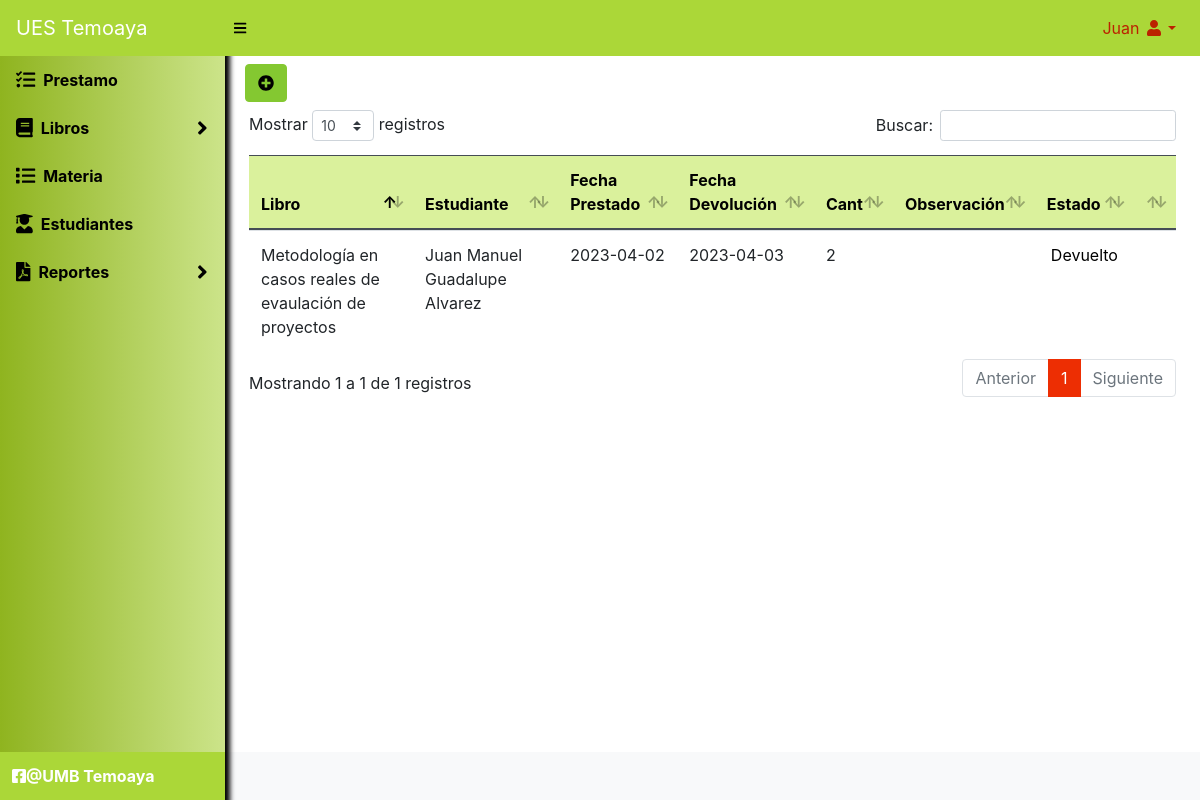
The page /biblioteca/admin/listar (signed in) on the database its author committed.
### tables this page shows
CREATE TABLE `prestamo` (
  `id` int(11) NOT NULL,
  `id_estudiante` int(11) NOT NULL,
  `id_libro` int(11) NOT NULL,
  `fecha_prestamo` date NOT NULL,
  `fecha_devolucion` date NOT NULL,
  `cantidad` int(11) NOT NULL,
  `observacion` text DEFAULT NULL,
  `estado` tinyint(1) DEFAULT NULL
);

CREATE TABLE `libro` (
  `id` int(11) NOT NULL,
  `titulo` text NOT NULL,
  `cantidad` int(11) NOT NULL,
  `id_autor` int(11) NOT NULL,
  `id_editorial` int(11) NOT NULL,
  `anio_edicion` date NOT NULL,
  `id_materia` int(11) NOT NULL,
  `num_pagina` int(11) NOT NULL,
  `descripcion` text NOT NULL,
  `imagen` varchar(100) NOT NULL,
  `estado` tinyint(1) DEFAULT NULL
);

CREATE TABLE `estudiante` (
  `id` int(11) NOT NULL,
  `codigo` varchar(20) NOT NULL,
  `nombre` varchar(30) NOT NULL,
  `carrera` varchar(35) NOT NULL,
  `direccion` text NOT NULL,
  `telefono` varchar(15) NOT NULL,
  `estado` tinyint(1) DEFAULT NULL
);

### biblioteca/Libraries/Core/Views.php (called while the page is built)
<?php
class Views{
    function getView($controller, $view, $data="", $alert="", $config = "", $cliente = "")
    {
        $controller = get_class($controller);
        if ($controller == "Home") {
            $view = "Views/".$view.".php";
        }else{
            $view = "Views/" . $controller . "/" . $view . ".php";
        }
        require_once($view);
    }
}
?>

### biblioteca/Controller/Admin.php (called while the page is built, shortened)
<?php
    class Admin extends Controllers{
        public function listar()
        {
            $libros = $this->model->selectLibros();
            $estudiantes = $this->model->selectEstudiantes();
            $prestamo = $this->model->selectPrestamo();
            $data = ['libros' => $libros, 'estudiantes' => $estudiantes, 'prestamos' => $prestamo];
            $this->views->getView($this, "listar", $data);
        }
    }

### biblioteca/index.php (called while the page is built, shortened)
<?php
require_once("Libraries/Core/Load.php");
?>

### biblioteca/Libraries/Core/Mysql.php (called while the page is built, shortened)
<?php
class Mysql extends Conexion{
    private $conexion;
    function __construct()
    {
        $this->conexion = new Conexion();
        $this->conexion = $this->conexion->conect();
    }
    public function select_all(string $query){
        $this->strquery = $query;
        $result = $this->conexion->prepare($this->strquery);
        $result->execute();
        $data = $result->fetchall(PDO::FETCH_ASSOC);
        return $data;
    }
}
?>

### biblioteca/Libraries/Core/Conexion.php (called while the page is built)
<?php
class Conexion{
    private $conect;
    public function __construct()
    {
      $conexion = "mysql:host=".HOST.";dbname=".BD.";.CHARSET.";
      try {
          $this->conect = new PDO($conexion, DB_USER, PASS);
          $this->conect->setAttribute(PDO::ATTR_ERRMODE, PDO::ERRMODE_EXCEPTION);
      } catch (PDOException $e) {
          $this->conect = "Error en la conexion";
          echo "Error: " . $e->getMessage();
      }
    }
    public function conect()
    {
        return $this->conect;
    }
}
?>

### biblioteca/Models/AdminModel.php (called while the page is built, shortened)
<?php
class AdminModel extends Mysql{
    public function selectPrestamo()
    {
        $sql = "SELECT e.id, e.nombre, l.id, l.titulo, p.id, p.id_estudiante, p.id_libro, p.fecha_prestamo, p.fecha_devolucion, p.cantidad, p.observacion, p.estado FROM estudiante e INNER JOIN libro l INNER JOIN prestamo p ON p.id_estudiante = e.id WHERE p.id_libro = l.id";
        $res = $this->select_all($sql);
        return $res;
    }
}

### biblioteca/Views/admin/listar.php (the view, shortened to what this page needs)
<div id="layoutSidenav_content">
    <main>
        <div class="container-fluid">
            <div class="row">
                <div class="col-md-12 p-2">
                <?php if ($_SESSION['rol'] == 1) { ?>
                    <button class="btn btn-primary" type="button" data-toggle="modal" data-target="#prestar"><i class="fas fa-plus-circle"></i></button>
                <?php } ?>
                </div>
                <div class="col-md-12">
                    <table class="table" id="table">
                        <thead class="thead-dark">
                            <tr>
                                <th>Libro</th>
                                <th>Estudiante</th>
                                <th>Fecha Prestado</th>
                                <th>Fecha Devolución</th>
                                <th>Cant</th>
                                <th>Observación</th>
                                <th>Estado</th>
                                <th></th>
                            </tr>
                        </thead>
                        <tbody>
                            <?php foreach ($data['prestamos'] as $row) {
                                if ($row['estado'] == 1) {
                                    $estado = '<span class="badge-danger p-1 rounded">Prestado</span>';
                                } else {
                                    $estado = '<span class="badge-success p-1 rounded">Devuelto</span>';
                                }
                            ?>
                                <tr>
                                    <td><?php echo $row['titulo']; ?></td>
                                    <td><?php echo $row['nombre']; ?></td>
                                    <td><?php echo $row['fecha_prestamo']; ?></td>
                                    <td><?php echo $row['fecha_devolucion']; ?></td>
                                    <td><?php echo $row['cantidad']; ?></td>
                                    <td><?php echo $row['observacion']; ?></td>
                                    <td><?php echo $estado; ?></td>
                                    <td>
                                    </td>
                                </tr>
                            <?php } ?>
                        </tbody>
                    </table>
                </div>
            </div>
        </div>
    </main>

### rows shown on the page
prestamo: id_libro.titulo "Metodología en casos reales de evaulación de proyectos", id_estudiante.nombre "Juan Manuel Guadalupe Alvarez", fecha_prestamo "2023-04-02", fecha_devolucion "2023-04-03", cantidad "2", shows "Devuelto"

### other values the page prints
$_SESSION['nombre'] "Juan"
